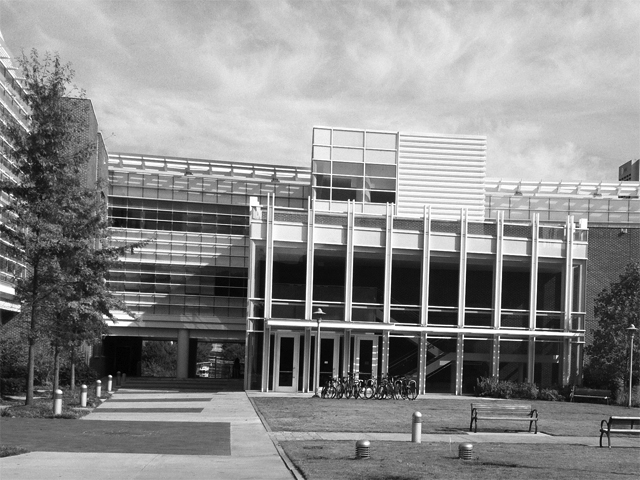
#> input picture Feature Correspondence/input/transA.jpg, 640 x 480 px
$ python main.py   (older library calls are emulated)
#> lines starting #> are read from the running program, lines starting #| are printed output that depends on the picture
### Feature Correspondence/harris.py
#!/usr/bin/env python3
# -*- coding: utf-8 -*-
"""
Created on Wed Jun 20 16:22:50 2018

@author: bhargav
"""

import cv2
import numpy as np


def harris_value(img,window=3,kernel=3,alpha=0.04):
    #Compute gradient in x and y directions
    grad_x=cv2.Sobel(img,cv2.CV_64F,1,0,kernel)
    grad_y=cv2.Sobel(img,cv2.CV_64F,0,1,kernel)
    #Compute gradient direction
    grad_mag=np.sqrt(grad_x**2+grad_y**2)
    #gradient direction
    grad_dir=np.arctan(grad_y,grad_x)
    #second order gradients
    grad_xx=grad_x**2
    grad_xy=grad_x*grad_y
    grad_yy=grad_y**2
    #Kernel Uniform filter
    kernel=np.ones((window,window),np.float32)/(window**2)
    harris_scores=np.zeros(img.shape,dtype=np.float32)

    #loop through each pixel
    for index_x in range(window//2,img.shape[0]-window//2):
        left_x=max(0,index_x-window//2)
        right_x=min(img.shape[0],left_x+window)
        for index_y in range(window//2,img.shape[1]-window//2):
            left_y=max(0,index_y-window//2)
            right_y=min(img.shape[1],left_y+window)
            Ixx_current=grad_xx[left_x:right_x,left_y:right_y]
            Iyy_current=grad_yy[left_x:right_x,left_y:right_y]
            Ixy_current=grad_xy[left_x:right_x,left_y:right_y]
            M11=(kernel*Ixx_current).sum()
            M12=(kernel*Ixy_current).sum()
            M21=(kernel*Ixy_current).sum()
            M22=(kernel*Iyy_current).sum()
            harris_matrix=np.reshape(np.array([M11,M12,M21,M22]),[2,2])
            harris_val=np.linalg.det(harris_matrix)-alpha*harris_matrix.trace()**2
            harris_scores[index_x,index_y]=harris_val
            return harris_scores

def harris_corners(img,window,kernel,alpha,threshold,supress_size):
    if len(img.shape)>2:
        img=cv2.cvtColor(img,cv2.COLOR_BGR2GRAY)
    scores=harris_value(img,window,kernel,alpha)
    #Thresholding
    scores=scores*(scores>(threshold*scores.max()))
    #Non maximal surpression
    final_scores=np.zeros(scores.shape,dtype=np.float32)
    r,c=np.nonzero(scores)
    for row,column in zip(r,c):
        min_row=max(0,row-supress_size//2)
        max_row=min(img.shape[0],min_row+supress_size)
        min_column=max(0,column-supress_size//2)
        max_column=min(img.shape[1],min_column+supress_size)
        if scores[row,column]==max(scores[min_row:max_row,min_column:max_column]):
            final_scores[row,column]=scores[row,column]
    return(final_scores)

### Feature Correspondence/main.py
#!/usr/bin/env python3
# -*- coding: utf-8 -*-
"""
Created on Thu Jun 21 10:24:57 2018

@author: bhargav
"""

from harris import *

import cv2
import os
import sys


images_list=['transA.jpg','transB.jpg','simA.jpg','simB.jpg']


def ps4_1():
    for idx,images in enumerate(images_list):
        img=cv2.imread('input/'+images,cv2.IMREAD_GRAYSCALE)
        Rs=harris_corners(img,window=3,kernel=3,alpha=0.04,threshold=0.02,supress_size=5)
        cv2.imwrite('output/ps4-1'+str(idx)+'.jpg',Rs)
        print('Finished Harris Corners')
def ps4_2():
    return

ps4_list={"1":ps4_1,"2":ps4_2}

if __name__ == '__main__':
    if len(sys.argv) == 2:
        if sys.argv[1] in ps4_list:
            print('\nExecuting task %s\n=================='%sys.argv[1])
            ps4_list[sys.argv[1]]()
        else:
            print('\nGive argument from list {1,2,3}\
                  for the corresponding task.')
    else:
        print('\n * Executing all tasks: * \n')
        for idx in range(len(ps4_list)):
            print('\nExecuting task: %s\n=================='%
                  list(ps4_list.keys())[idx])
            list(ps4_list.values())[idx]()
#> this loop made 2 passes
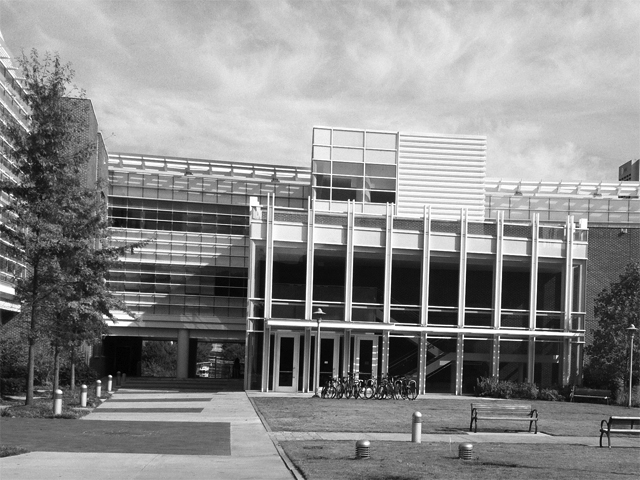
#> input picture Feature Correspondence/input/transA.jpg, 640 x 480 px
#> pass 1, in harris_value, `grad_x=cv2.Sobel(img,cv2.CV_64F,1,0,kernel)`:
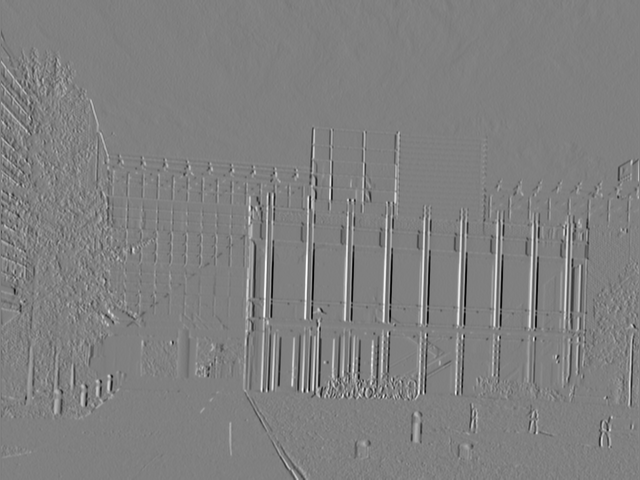
#> grad_x: shape (480, 640) float64; min -979, max 966, mean 0.1; drawn with min black and max white
#> pass 1, in harris_value, `grad_y=cv2.Sobel(img,cv2.CV_64F,0,1,kernel)`:
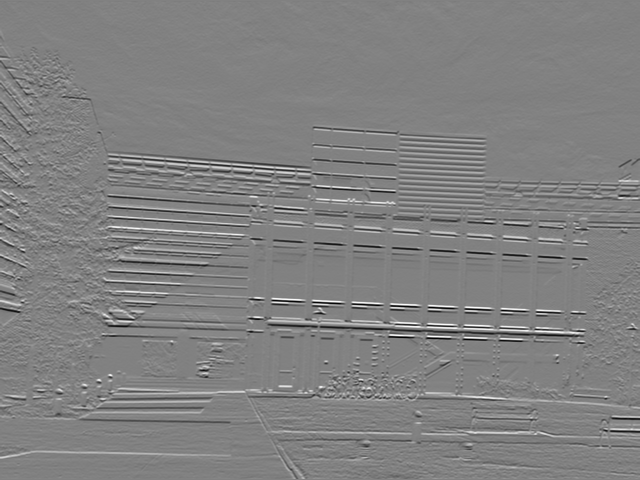
#> grad_y: shape (480, 640) float64; min -975, max 947, mean -0.9; drawn with min black and max white
#> pass 1, in harris_value, `grad_mag=np.sqrt(grad_x**2+grad_y**2)`:
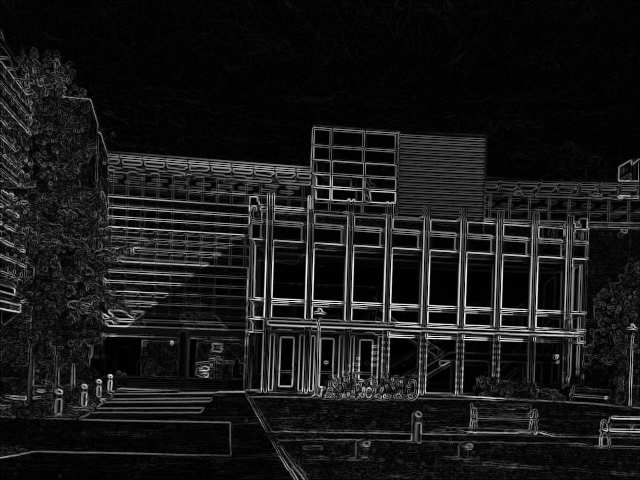
#> grad_mag: shape (480, 640) float64; min 0, max 1018.7, mean 100.6; drawn with min black and max white
#> pass 1, in harris_value, `grad_dir=np.arctan(grad_y,grad_x)`:
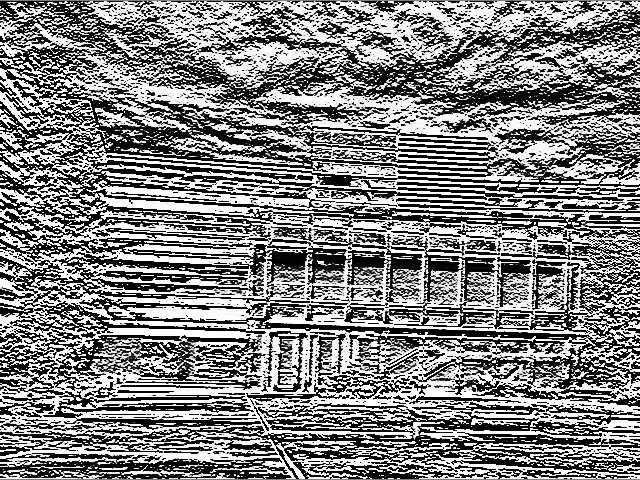
#> grad_dir: shape (480, 640) float64; min -1.57, max 1.57, mean 0.0361; drawn with min black and max white
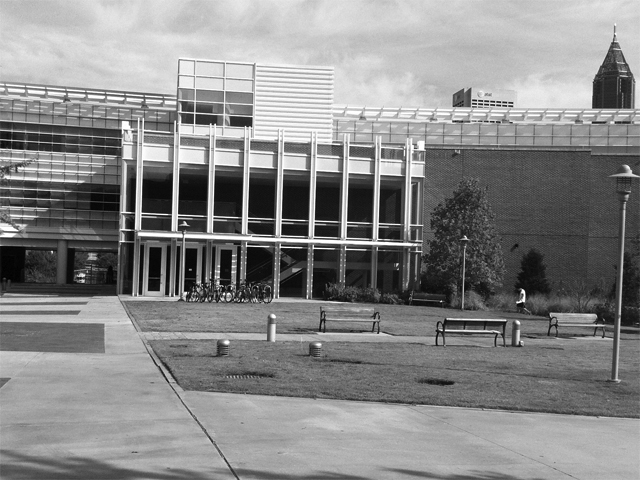
#> input picture Feature Correspondence/input/transB.jpg, 640 x 480 px
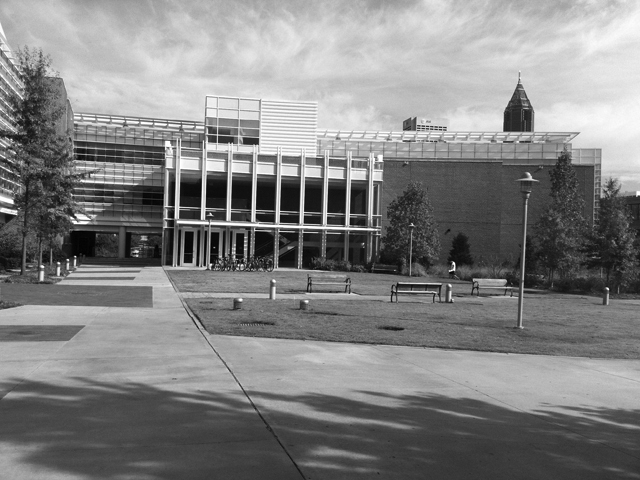
#> input picture Feature Correspondence/input/simA.jpg, 640 x 480 px
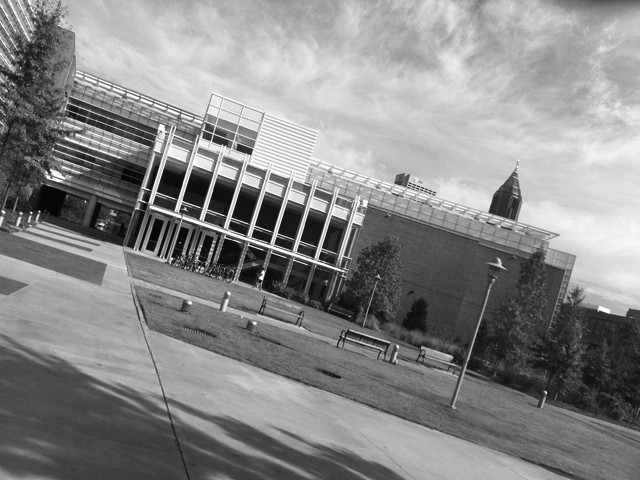
#> input picture Feature Correspondence/input/simB.jpg, 640 x 480 px
